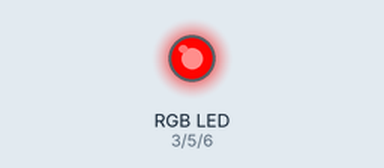
Recording of a sketch running on a simulated Arduino Uno, built with avr-gcc and run on an emulated ATmega328P. Shown: an RGB LED mixed from three pins (HIGH = lit). What the sketch prints to the serial monitor is not drawn.

Above: at 3.05 s.
At 4.6 s:
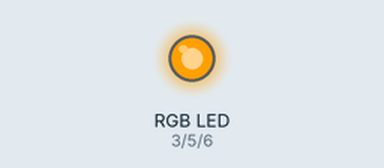
At 6.2 s:
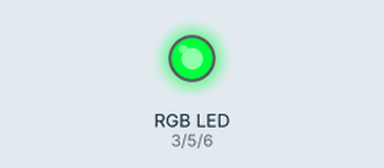
At 9.4 s:
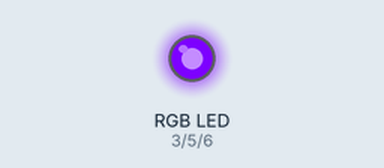
At 12.6 s:
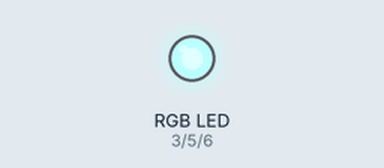
At 15.8 s:
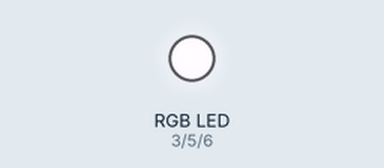
Timing chart, 0 to 19.7 s (numbered marks = the images above):
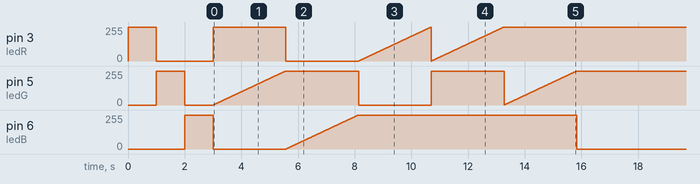

Measured:
- by itself, pin 3 (ledR): ramps from 0/255 to 255/255 and jumps back, once every 4.9 s
- by itself, pin 6 (ledB): ramps from 0/255 to 255/255 and jumps back, once every 12.8 s

The sketch:

AR24_RGB.ino
```cpp
const int ledR = 3;
const int ledG = 5;
const int ledB = 6;

void setup() {
  // put your setup code here, to run once:
  Serial.begin(9600);
  ledOutput(255,0,0);
  delay(1000);
  ledOutput(0,255,0);
  delay(1000);
  ledOutput(0,0,255);
  delay(1000);
}

void loop() {
  // put your main code here, to run repeatedly:

for(int i=0; i<=255;++i)
{
  ledOutput(255,i,0);
  delay(10);
}

for(int i=0; i<=255;++i)
{
  ledOutput(0,255,i);
  delay(10);
}

for(int i=0; i<=255;++i)
{
  ledOutput(i,0,255);
  delay(10);
}

for(int i=0; i<=255;++i)
{
  ledOutput(i,255,255);
  delay(10);
}

for(int i=0; i<=255;++i)
{
  ledOutput(255,i,255);
  delay(10);
}

  for(int i=0; i<=255;++i)
{
  ledOutput(255,255,i);
  if(i == 0)
  {
    Serial.println(i);
    delay(100000);
  }
   else
    delay(10);

}

}

void ledOutput (int Red, int Green, int Blue)
{
  analogWrite(ledR,Red);
  analogWrite(ledG,Green);
  analogWrite(ledB,Blue);
}
```
